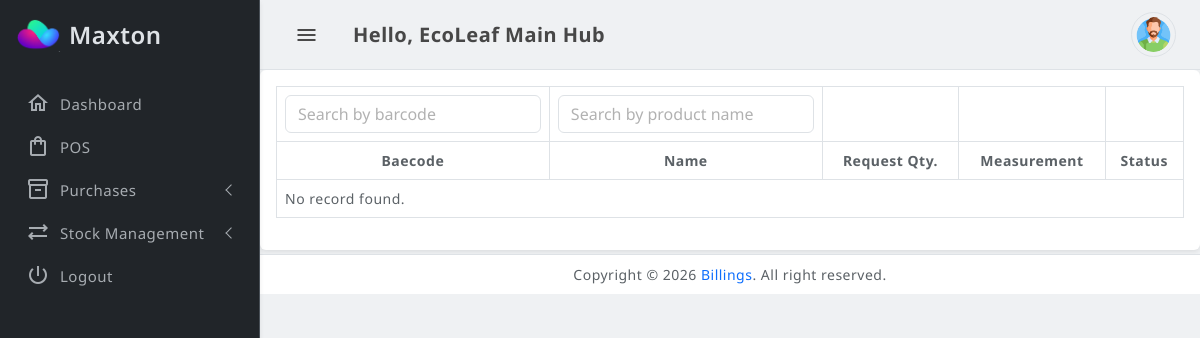
Before: /purchase-report.php (signed in) with the older database file.
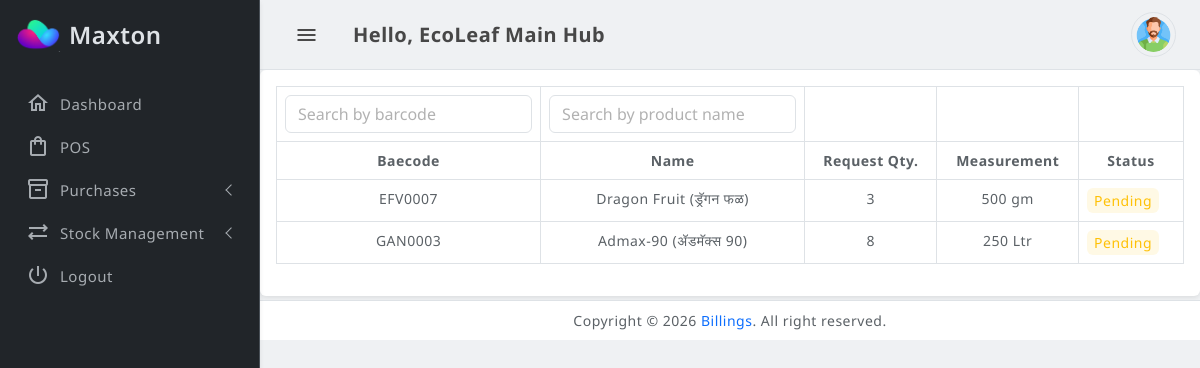
After: the same page with the newer database file.
### tables this page shows
CREATE TABLE `bl_product_stock_transaction` (
  `id` int(11) NOT NULL,
  `seller_id` int(11) NOT NULL,
  `product_variant_id` int(11) NOT NULL,
  `product_id` int(11) NOT NULL,
  `stock` double NOT NULL,
  `created_date` datetime DEFAULT NULL,
  `status` tinyint(1) NOT NULL DEFAULT 1 COMMENT '0=pending, 1=approved,2=reject',
  `selling_price` double NOT NULL,
  `purchase_price` double NOT NULL,
  `transaction_type` tinyint(1) NOT NULL DEFAULT 1 COMMENT '1=Purchase Request, 2=Sell POS, 3=Sell APP, 4=Transfer Stock',
  `received_selled_id` int(10) DEFAULT NULL,
  `parent_id` int(10) NOT NULL,
  `approved_by` int(10) DEFAULT NULL,
  `approved_date` datetime DEFAULT NULL,
  `order_id` int(10) NOT NULL
);

CREATE TABLE `bl_products` (
  `id` bigint(20) UNSIGNED NOT NULL,
  `seller_id` int(11) DEFAULT NULL,
  `row_order` int(11) NOT NULL,
  `name` varchar(191) NOT NULL,
  `tags` varchar(191) DEFAULT NULL,
  `tax_id` tinyint(4) DEFAULT 0,
  `brand_id` int(11) DEFAULT 0,
  `slug` varchar(191) NOT NULL,
  `category_id` int(11) NOT NULL,
  `cashback_point` varchar(191) DEFAULT NULL,
  `indicator` tinyint(4) DEFAULT NULL COMMENT '0 - none | 1 - veg | 2 - non-veg',
  `manufacturer` varchar(191) DEFAULT NULL,
  `made_in` varchar(191) DEFAULT NULL,
  `return_status` tinyint(4) DEFAULT NULL,
  `cancelable_status` tinyint(4) DEFAULT NULL,
  `till_status` varchar(191) DEFAULT NULL,
  `image` text NOT NULL,
  `other_images` varchar(191) DEFAULT NULL,
  `description` text NOT NULL,
  `status` int(11) NOT NULL DEFAULT 0,
  `is_approved` int(11) DEFAULT NULL,
  `return_days` int(11) NOT NULL DEFAULT 0,
  `type` text DEFAULT NULL,
  `is_unlimited_stock` int(11) NOT NULL DEFAULT 0 COMMENT '0 = Limited & 1 = Unlimited',
  `cod_allowed` tinyint(4) NOT NULL,
  `total_allowed_quantity` int(11) NOT NULL,
  `tax_included_in_price` tinyint(4) NOT NULL DEFAULT 0,
  `fssai_lic_no` varchar(191) NOT NULL,
  `barcode` varchar(191) DEFAULT NULL,
  `created_at` timestamp NULL DEFAULT NULL,
  `updated_at` timestamp NULL DEFAULT NULL,
  `deleted_at` timestamp NULL DEFAULT NULL,
  `meta_title` varchar(191) DEFAULT NULL,
  `meta_keywords` text DEFAULT NULL,
  `schema_markup` text DEFAULT NULL,
  `meta_description` text DEFAULT NULL,
  `max_cashback_use` varchar(191) DEFAULT NULL,
  `offer_product` tinyint(1) NOT NULL DEFAULT 0
);

CREATE TABLE `bl_product_variants` (
  `id` bigint(20) UNSIGNED NOT NULL,
  `product_id` int(11) NOT NULL,
  `type` varchar(191) NOT NULL,
  `status` int(11) NOT NULL DEFAULT 1 COMMENT '(1: Available, 0: Sold Out)',
  `measurement` double(8,2) NOT NULL,
  `price` double(11,2) NOT NULL,
  `discounted_price` double(11,2) NOT NULL DEFAULT 0.00,
  `stock` double(11,2) NOT NULL DEFAULT 0.00,
  `stock_unit_id` int(11) NOT NULL DEFAULT 0,
  `deleted_at` timestamp NULL DEFAULT NULL
);

CREATE TABLE `bl_units` (
  `id` bigint(20) UNSIGNED NOT NULL,
  `name` varchar(191) NOT NULL,
  `short_code` varchar(191) NOT NULL,
  `parent_id` int(11) DEFAULT NULL,
  `conversion` int(11) DEFAULT NULL
);

### init.php (called while the page is built, shortened)
<?php
	include_once("includes/connection.php");
	include_once("includes/queryFunction.php");
	$general_cls_call=new general($db);
?>

### includes/queryFunction.php (called while the page is built, shortened)
<?php
	class general
	{
		private $db;
		public function __construct($database)
		{
	    		$this->db = $database;
		}
		public function select_query($fields,$tables,$where,$data_array,$mode)
		{
			$query_string="SELECT ".$fields." FROM ".$tables." ".$where." ";
			$query = $this->db->prepare($query_string);
			foreach($data_array As $key=>$value)
			{
				$data_array[$key] = stripslashes($value);
			}
			try
			{
 				$query->execute($data_array);
				if($query->errorCode() == 0)
				{
					if($mode == 1)
					{
						$result = $query->fetch(PDO::FETCH_OBJ);
					}
					else if($mode == 2)
					{
						$result = $query->fetchAll(PDO::FETCH_OBJ);
					}
					return $result;
				}
				else
				{
					$errors = $prepare_sql->errorInfo();
					echo '<pre>';
					print_r($errors);
					echo '</pre>';
					die();
				}
			}
			catch (PDOException $e)
			{
				die($e->getMessage());
			}
		}
		public function select_join_query($fields, $tables, $where = '', $data_array = [], $mode = 2)
		{
			$query_string = "SELECT $fields FROM $tables $where";
			$query = $this->db->prepare($query_string);
			try {
				$query->execute($data_array);
				if ($mode == 1) {
					return $query->fetch(PDO::FETCH_OBJ);
				} else {
					return $query->fetchAll(PDO::FETCH_OBJ);
				}
			} catch (PDOException $e) {
				die($e->getMessage());
			}
		}
		function cart_product_name($name='')
		{
			if (strpos($name, '*|*') !== false) {
				list($english, $hindi) = explode('*|*', $name, 2);
				return trim($english) . ' (' . trim($hindi) .')';
			}
			return trim($name);
		}
	}
?>

### purchase-report.php (the view, shortened to what this page needs)
<?PHP  error_reporting(0);
	include_once 'init.php';
	$pageAccessRoleIds = [3];
	$general_cls_call->validation_check($_SESSION['USER_ID'], $_SESSION['ROLE_ID'], $pageAccessRoleIds, SITE_URL);
?>
		<?PHP include_once("includes/adminHeader.php"); ?>
		<?PHP include_once("includes/adminMenu.php"); ?>
<main class="main-wrapper">
	<div class="card">
		<div class="card-body">
			<div class="table-responsive">
				  <table id="example2" class="table table-striped table-bordered">
                    <thead>
						<tr>
							<td><input type="text" class="form-control" id="search-zero" placeholder="Search by barcode"></td>
							<td><input type="text" class="form-control" id="search-one" placeholder="Search by product name"></td>
							<td></td>
							<td></td>
							<td></td>
						</tr>
                      <tr  class="text-center">
						<th>Baecode</th>
						<th>Name</th>
						<th>Request Qty.</th>
						<th>Measurement</th>
						<th>Status</th>
                      </tr>
                    </thead>
                    <tbody>
					<?php
						$fields = "pr.id, pr.product_id, pr.status, pr.stock as pqty, pv.stock_unit_id, pv.type, pv.stock, pv.measurement, p.name, p.image, p.barcode";
						$tables = PRODUCT_STOCK_TRANSACTION . " pr
						INNER JOIN " . PRODUCT_VARIANTS . " pv ON pr.product_variant_id = pv.id
						INNER JOIN " . PRODUCTS . " p ON p.id = pr.product_id";
						$where = "WHERE pr.status=0 AND pr.transaction_type = '1' AND pr.seller_id ='" .$_SESSION['USER_ID']. "' ORDER BY pr.created_date DESC";
						$params = [];
						$sqlQuery = $general_cls_call->select_join_query($fields, $tables, $where, $params, 2);
						if($sqlQuery[0] != '')
						{
							foreach($sqlQuery as $arr)
							{
								$unitdata = $general_cls_call->select_query("*", UNITS, "WHERE id =:id ", array(':id'=> $arr->stock_unit_id), 1);
					?>
                      <tr class="text-center" id="dataRow<?php echo($arr->id);?>">
						<td><?PHP echo $arr->barcode; ?></td>
						<td><?PHP echo $general_cls_call->cart_product_name($arr->name); ?></td>
						<td><?PHP echo $arr->pqty ?></td>
						<td><?PHP echo $arr->measurement . ' ' .$unitdata->name; ?></td>
						<td>
						<?PHP echo $arr->status == 1 ? '<p class="dash-lable mb-0 bg-success bg-opacity-10 text-success rounded-2">Approved</p>' : '<p class="dash-lable mb-0 bg-warning bg-opacity-10 text-warning rounded-2">Pending</p>' ; ?></td>
                      </tr>
						<?PHP
							}
						}
						else
						{
					?>
                      <tr>
                        <td colspan="5">No record found.</div>
					<?PHP
						}
					?>
                   </tbody>
                  </table>
                  </div>
              </div>
            </div>
      </main>
		<?PHP include_once("includes/adminFooter.php"); ?>
  </body>
</html>

Changed rows visible on the page:
added bl_product_stock_transaction: bl_products.barcode "EFV0007", bl_products.name "Dragon Fruit (ड्रॅगन फळ)", stock "3", bl_product_variants.measurement "500", bl_units.name "gm", status "Pending"
added bl_product_stock_transaction: bl_products.barcode "GAN0003", bl_products.name "Admax-90 (ॲडमॅक्स 90)", stock "8", bl_product_variants.measurement "250", bl_units.name "Ltr", status "Pending"
Other visible differences:
text no longer shown: "No record found."
